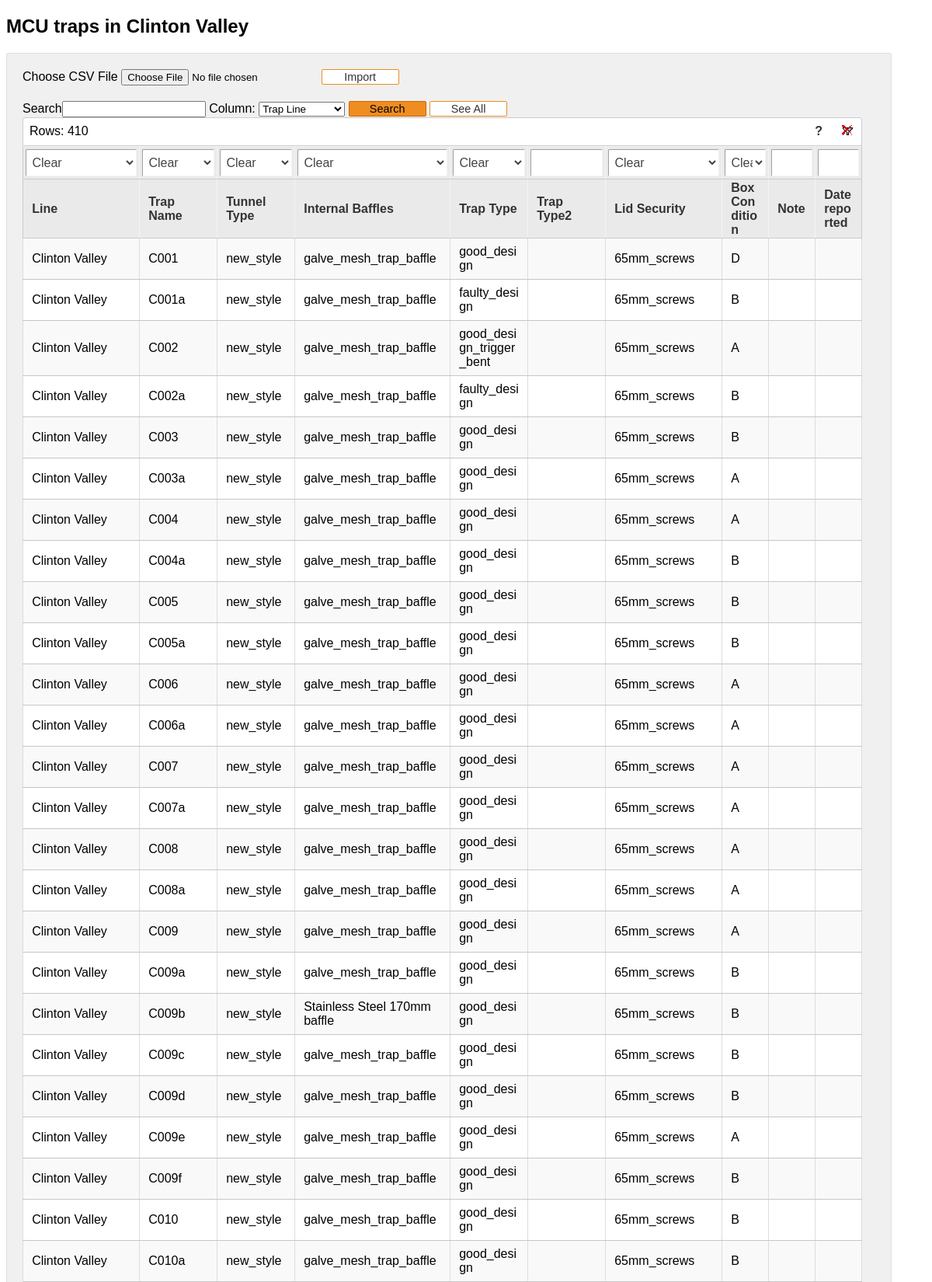
/clinton.php (upper part), run on the app's committed database.
### tables this page shows
CREATE TABLE `ClintonValley` (
  `trap_line` varchar(55) NOT NULL,
  `trap_name` varchar(55) NOT NULL,
  `tunnel_types` varchar(55) DEFAULT NULL,
  `internal_baffels` varchar(55) DEFAULT NULL,
  `trap_types` varchar(55) DEFAULT NULL,
  `trap_types2` varchar(55) DEFAULT NULL,
  `lid_securitys` varchar(100) DEFAULT NULL,
  `box_condition` varchar(5) DEFAULT NULL,
  `note` varchar(255) DEFAULT NULL,
  `date_reported` varchar(50) DEFAULT NULL
);

### DataSource.php (called while the page is built, shortened)
<?php
class DataSource
{
    private $conn;
    function __construct()
    {
        $this->conn = $this->getConnection();
    }
    public function getConnection()
    {
        $conn = new \mysqli(self::HOST, self::USERNAME, self::PASSWORD, self::DATABASENAME);
        $conn->set_charset("utf8");
        return $conn;
    }
    public function select($query, $paramType = "", $paramArray = array())
    {
        $stmt = $this->conn->prepare($query);
        $stmt->execute();
        $result = $stmt->get_result();
        if ($result->num_rows > 0) {
            while ($row = $result->fetch_assoc()) {
                $resultset[] = $row;
            }
        }
        if (! empty($resultset)) {
            return $resultset;
        }
    }
}

### clinton.php (the view, shortened to what this page needs)
<?php
require_once 'DataSource.php';
$db = new DataSource();
$search = $_POST['search'];
$column = $_POST['column'];
?>
<!DOCTYPE html>
<html>
<head>
</head>
<body>
    <h2>MCU traps in Clinton Valley</h2>
    <div class="outer-scontainer">
        <div class="row">
            <form class="form-horizontal" action="" method="post" name="frmCSVImport" id="frmCSVImport" enctype="multipart/form-data">
                <div class="input-row">
                    <label class="col-md-1 control-label">Choose CSV
                        File</label> <input type="file" name="file" id="file" accept=".csv">
                    <button type="submit" id="submit" name="import" class="btn-submit">Import</button>
                    <br />
                </div>
            </form>
            <form class="form-horizontal" action="" method="POST">
                Search<input type="text" name="search">
                Column: <select name="column">
                    <option value="trap_line">Trap Line</option>
                </select>
                <button type="submit" id="btnsearch" name="btnsearch" class="btn-search">Search</button>
                <button type="submit" value="" id="btnreset" name="btnreset" class="btn-submit">See All</button>
            </form>
        </div>
        <?php
        if (isset($_POST['search'])) {
            $sqlSelect = "SELECT * FROM ClintonValley where $column like '%$search%'";
        } else {
            $sqlSelect = "SELECT * FROM ClintonValley";
        }
        $result = $db->select($sqlSelect);
        if (!empty($result)) {
        ?>
            <table id='userTable'>
                <thead>
                    <tr>
                        <th>Line</th>
                        <th>Trap Name</th>
                        <th>Tunnel Type</th>
                        <th>Internal Baffles</th>
                        <th>Trap Type</th>
                        <th>Trap Type2</th>
                        <th>Lid Security</th>
                        <th>Box Condition</th>
                        <th>Note</th>
                        <th>Date reported</th>
                    </tr>
                </thead>
                <?php
                foreach ($result as $row) {
                ?>
                    <tbody>
                        <tr>
                            <td><?php echo $row['trap_line']; ?></td>
                            <td><?php echo $row['trap_name']; ?></td>
                            <td><?php echo $row['tunnel_types']; ?></td>
                            <td><?php echo $row['internal_baffels']; ?></td>
                            <td><?php echo $row['trap_types']; ?></td>
                            <td><?php echo $row['trap_types2']; ?></td>
                            <td><?php echo $row['lid_securitys']; ?></td>
                            <td><?php echo $row['box_condition']; ?></td>
                            <td><?php echo $row['note']; ?></td>
                            <td><?php echo $row['date_reported']; ?></td>
                        </tr>
                    <?php
                }
                    ?>
                    </tbody>
            </table>
        <?php
        }
        ?>
    </div>
</body>
</html>

### tablefilter/style/tablefilter.css (style rules this page uses)
.even { background-color:#fff }
.odd { background-color:#f9f9f9 }
table.TF { font-family:inherit;border-spacing:0;border:0; }
table.TF th { height:35px;margin:0;background-color:#eaeaea;border-bottom:1px solid #ccc;border-top:1px solid #f4f4f4;border-left:1px solid #ccc;border-right:1px solid #f4f4f4;padding:.1em .7em;color:#333; }
table.TF th:last-child { border-right:1px solid #ccc }
table.TF td { margin:0;padding:.5em .7em;border-bottom:1px solid #c6c6c6;text-overflow:ellipsis }

### clinton.php (style rules this page uses)
body { font-family: Arial; width: 95%; }
.outer-scontainer { background: #F0F0F0; border: #e0dfdf 1px solid; padding: 20px; border-radius: 2px; }
.input-row { margin-top: 0px; margin-bottom: 20px; }
.btn-submit { background: white; border: #EF8D21 1px solid; color: #333; font-size: 0.9em; width: 100px; border-radius: 2px; cursor: pointer; }
.btn-search { background: #EF8D21; border: #CC6600 1px solid; color: black; font-size: 0.9em; width: 100px; border-radius: 2px; cursor: pointer; }
.outer-scontainer table { border-collapse: collapse; width: 100%; }
.outer-scontainer th { border: 1px solid #dddddd; padding: 8px; text-align: left; }
.outer-scontainer td { border: 1px solid #dddddd; padding: 8px; text-align: left; }
td , th { word-wrap: break-word; }

### data on the page
clintonvalley: trap_line "Clinton Valley", trap_name "C001", tunnel_types "new_style", internal_baffels "galve_mesh_trap_baffle", trap_types "good_design", lid_securitys "65mm_screws", box_condition "D"
clintonvalley: trap_line "Clinton Valley", trap_name "C001a", tunnel_types "new_style", internal_baffels "galve_mesh_trap_baffle", trap_types "faulty_design", lid_securitys "65mm_screws", box_condition "B"
clintonvalley: trap_line "Clinton Valley", trap_name "C002", tunnel_types "new_style", internal_baffels "galve_mesh_trap_baffle", trap_types "good_design_trigger_bent", lid_securitys "65mm_screws", box_condition "A"
clintonvalley: trap_line "Clinton Valley", trap_name "C002a", tunnel_types "new_style", internal_baffels "galve_mesh_trap_baffle", trap_types "faulty_design", lid_securitys "65mm_screws", box_condition "B"
clintonvalley: trap_line "Clinton Valley", trap_name "C003", tunnel_types "new_style", internal_baffels "galve_mesh_trap_baffle", trap_types "good_design", lid_securitys "65mm_screws", box_condition "B"
clintonvalley: trap_line "Clinton Valley", trap_name "C003a", tunnel_types "new_style", internal_baffels "galve_mesh_trap_baffle", trap_types "good_design", lid_securitys "65mm_screws", box_condition "A"
clintonvalley: trap_line "Clinton Valley", trap_name "C004", tunnel_types "new_style", internal_baffels "galve_mesh_trap_baffle", trap_types "good_design", lid_securitys "65mm_screws", box_condition "A"
clintonvalley: trap_line "Clinton Valley", trap_name "C004a", tunnel_types "new_style", internal_baffels "galve_mesh_trap_baffle", trap_types "good_design", lid_securitys "65mm_screws", box_condition "B"
clintonvalley: trap_line "Clinton Valley", trap_name "C005", tunnel_types "new_style", internal_baffels "galve_mesh_trap_baffle", trap_types "good_design", lid_securitys "65mm_screws", box_condition "B"
clintonvalley: trap_line "Clinton Valley", trap_name "C005a", tunnel_types "new_style", internal_baffels "galve_mesh_trap_baffle", trap_types "good_design", lid_securitys "65mm_screws", box_condition "B"
clintonvalley: trap_line "Clinton Valley", trap_name "C006", tunnel_types "new_style", internal_baffels "galve_mesh_trap_baffle", trap_types "good_design", lid_securitys "65mm_screws", box_condition "A"
clintonvalley: trap_line "Clinton Valley", trap_name "C006a", tunnel_types "new_style", internal_baffels "galve_mesh_trap_baffle", trap_types "good_design", lid_securitys "65mm_screws", box_condition "A"
clintonvalley: trap_line "Clinton Valley", trap_name "C007", tunnel_types "new_style", internal_baffels "galve_mesh_trap_baffle", trap_types "good_design", lid_securitys "65mm_screws", box_condition "A"
clintonvalley: trap_line "Clinton Valley", trap_name "C007a", tunnel_types "new_style", internal_baffels "galve_mesh_trap_baffle", trap_types "good_design", lid_securitys "65mm_screws", box_condition "A"
clintonvalley: trap_line "Clinton Valley", trap_name "C008", tunnel_types "new_style", internal_baffels "galve_mesh_trap_baffle", trap_types "good_design", lid_securitys "65mm_screws", box_condition "A"
clintonvalley: trap_line "Clinton Valley", trap_name "C008a", tunnel_types "new_style", internal_baffels "galve_mesh_trap_baffle", trap_types "good_design", lid_securitys "65mm_screws", box_condition "A"
clintonvalley: trap_line "Clinton Valley", trap_name "C009", tunnel_types "new_style", internal_baffels "galve_mesh_trap_baffle", trap_types "good_design", lid_securitys "65mm_screws", box_condition "A"
clintonvalley: trap_line "Clinton Valley", trap_name "C009a", tunnel_types "new_style", internal_baffels "galve_mesh_trap_baffle", trap_types "good_design", lid_securitys "65mm_screws", box_condition "B"
clintonvalley: trap_line "Clinton Valley", trap_name "C009b", tunnel_types "new_style", internal_baffels "Stainless Steel 170mm baffle", trap_types "good_design", lid_securitys "65mm_screws", box_condition "B"
clintonvalley: trap_line "Clinton Valley", trap_name "C009c", tunnel_types "new_style", internal_baffels "galve_mesh_trap_baffle", trap_types "good_design", lid_securitys "65mm_screws", box_condition "B"
clintonvalley: trap_line "Clinton Valley", trap_name "C009d", tunnel_types "new_style", internal_baffels "galve_mesh_trap_baffle", trap_types "good_design", lid_securitys "65mm_screws", box_condition "B"
clintonvalley: trap_line "Clinton Valley", trap_name "C009e", tunnel_types "new_style", internal_baffels "galve_mesh_trap_baffle", trap_types "good_design", lid_securitys "65mm_screws", box_condition "A"
clintonvalley: trap_line "Clinton Valley", trap_name "C009f", tunnel_types "new_style", internal_baffels "galve_mesh_trap_baffle", trap_types "good_design", lid_securitys "65mm_screws", box_condition "B"
clintonvalley: trap_line "Clinton Valley", trap_name "C010", tunnel_types "new_style", internal_baffels "galve_mesh_trap_baffle", trap_types "good_design", lid_securitys "65mm_screws", box_condition "B"
clintonvalley: trap_line "Clinton Valley", trap_name "C010a", tunnel_types "new_style", internal_baffels "galve_mesh_trap_baffle", trap_types "good_design", lid_securitys "65mm_screws", box_condition "B"
